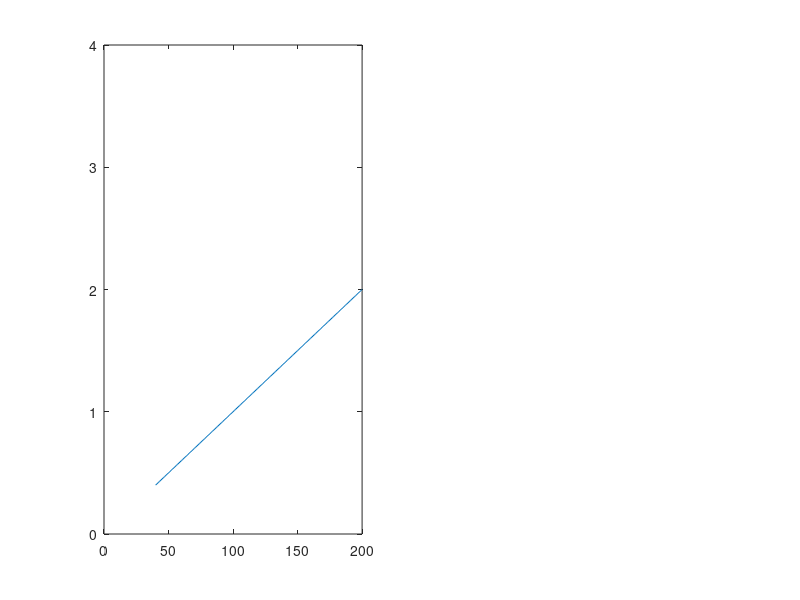

Write the MATLAB code that produced this figure. (Note: this script raises an error after producing the figure.)
clear all; close all;clc
global N PLOT_BF HR_AXIS BF_AXIS
N = 498;
HR_AXIS = 40:200;   BF_AXIS = 0.01*HR_AXIS;

subplot(1,2,1);     PLOT_BF = plot(HR_AXIS,BF_AXIS);    axis([0 200 0 4]);
%xlabel='Heart Rate';ylabel='Breathing Frequency';Title='Relation between hr & bf';
linkdata on

global TRAINING TRAINING_BF TRAINING_HR
c1_bf = csvread('data/17-05 conditie 1 rust/bb_v69.csv');%499
c1_hr = csvread('data/17-05 conditie 1 rust/hr_v69.csv');
c2_bf = csvread('data/17-05 conditie 2 sport/bb_v81.csv');
c2_hr = csvread('data/17-05 conditie 2 sport/hr_v81.csv');
c3_bf = csvread('data/17-05 conditie 3 angst/bb_v32.csv');
c3_hr = csvread('data/17-05 conditie 3 angst/hr_v32.csv');
    % als deze worden gebruikt worden de domein-waardes genegeerd
    % dt = 0.18;
TRAINING    = false;
TRAINING_BF = c1_bf;    TRAINING_HR = c1_hr;

% global RT_CHEST YY
% x = linspace(0,8); YY = sin(x);
% RT_CHEST = plot(x,YY);
% h.XDataSource = 'x';  h.YDataSource = 'YY'; linkdata on
global CHEST_Y1 PLOT_CHEST1  %CHEST_Y2 RT_CHEST2
CHEST_Y1 = zeros([1,100]); % CHEST_Y2 = [0]; subplot(1,2,2); 
subplot(1,2,2);
PLOT_CHEST1 = stem(CHEST_Y1);linkdata on
% RT_CHEST1 = plot(CHEST_Y1);linkdata on
% subplot(1,2,1); RT_CHEST2 = plot(CHEST_Y2);linkdata on
% refreshdata(RT_CHEST1);


disp('Running model...')
model = l2('model');tic
%model.simulate(N, 'COM3');
model.simulate(N,'default','default');
disp('Simulation finished');
time = toc; disp('time/N');   disp(time/N);
%model.plot();
model.plot({...
    'hr','breathing_f',...
    'chest_c',...
    'graph_bel_starting_dir'...
    'graph_bel_hr'...
    'graph_bel_breathing_f'...
    'graph_des_breathing_f'...
    'graph_breathing_f_diff'...
    'graph_bel_used_chest_range'...
    'graph_stable_hr','graph_stable_bf'...
    'graph_bel_anxiety','assessment'...
    'graph_bel_prev_ps','graph_original_hr'...
    'cycle_time'...
    'graph_des_starting_dir','support'...
    'adaption_2'
});
    %,'graph_breathing_f_error'...
    %'sitfac','anxiety_regulation','anxiety',...
    %'ps','hr','breathing_f','relative_c'...
    %,'starting_dir','performance'...
	%,'phase_shift'...
    
 %  ,'physical_state'...
 %   ,'graph_bel_breathing_acc','graph_bel_breathing_pattern'...

 

 
%graph_bel_breathing_pattern
%plot belief...

%graph_breathing_f_error should generate 2 lines

%model.plot({'graph_bel_chest_trans'});
%legend('Undefined','Start of breathing cycle')

%model.plot({'graph_breathing_f_error'});
%legend('Deviation','Zero')
%model.export('../../plots/model.pdf',{'graph_breathing_f_error'});



